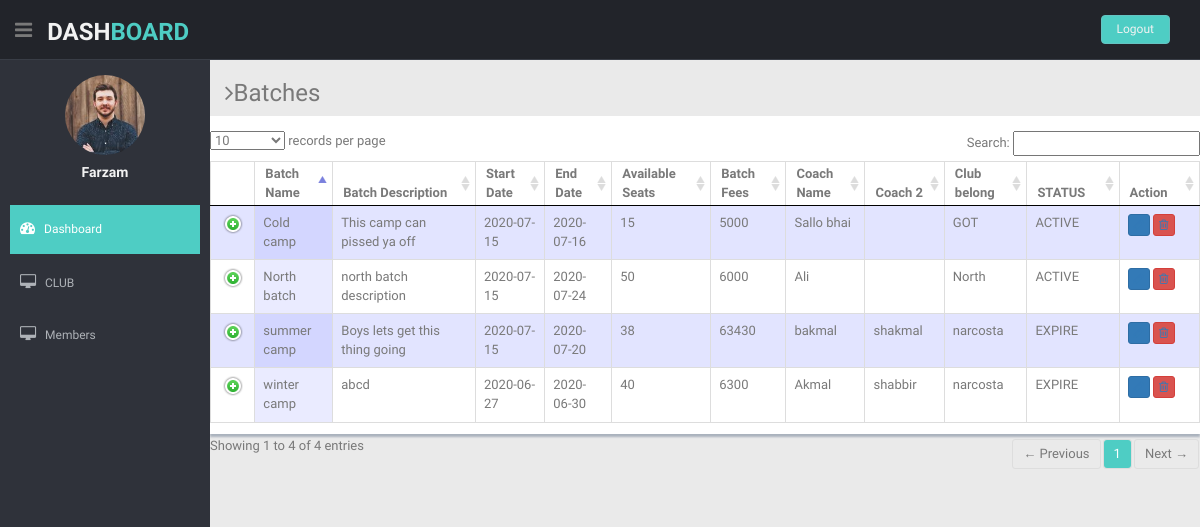
/Dashboard/clubBatch.php (signed in), run on the app's committed database.
### tables this page shows
CREATE TABLE `training_batch` (
  `batch_code` int(11) NOT NULL,
  `batch_name` varchar(50) NOT NULL,
  `batch_des` varchar(250) NOT NULL,
  `club_code` int(11) NOT NULL,
  `start_date` date NOT NULL,
  `end_date` date NOT NULL,
  `member_limit` int(3) NOT NULL,
  `eligible_criteria` varchar(150) DEFAULT NULL,
  `fees` int(7) NOT NULL,
  `coach_name` varchar(100) NOT NULL,
  `coach_name2` varchar(150) DEFAULT NULL,
  `status` varchar(50) NOT NULL
);

CREATE TABLE `register_club` (
  `club_code` int(11) NOT NULL,
  `club_name` varchar(150) NOT NULL,
  `club_des` varchar(250) NOT NULL,
  `joining_date` date NOT NULL,
  `club_president` varchar(50) NOT NULL,
  `club_president_num` varchar(150) NOT NULL,
  `club_secretary` varchar(50) NOT NULL,
  `club_secretary_num` varchar(150) NOT NULL,
  `relation_with_club` varchar(15) NOT NULL
);

### Dashboard/clubBatch.php (the view, shortened to what this page needs)
<?php include 'connection.php';
    $q = "SELECT * FROM `training_batch`";
    $r = mysqli_query($conn,$q);
?>
<!DOCTYPE html>
<html lang="en">
<head>
  <link href="lib/bootstrap/css/bootstrap.min.css" rel="stylesheet">
  <link href="lib/font-awesome/css/font-awesome.css" rel="stylesheet" />
  <link href="lib/advanced-datatable/css/demo_page.css" rel="stylesheet" />
  <link href="lib/advanced-datatable/css/demo_table.css" rel="stylesheet" />
  <link rel="stylesheet" href="lib/advanced-datatable/css/DT_bootstrap.css" />
  <link href="css/style.css" rel="stylesheet">
  <link href="css/style-responsive.css" rel="stylesheet">
</head>
<body>
  <section id="container">
      <?php include 'header.php'; ?>
    <section id="main-content">
      <section class="wrapper">
        <h3><i class="fa fa-angle-right"></i>Batches</h3>
        <div class="row mb">
          <div class="content-panel">
            <div class="adv-table">
              <table cellpadding="0" cellspacing="0" border="0" class="display table table-bordered" id="hidden-table-info">
            <thead>
                  <tr>
                    <th>Batch Name</th>
                    <th>Batch Description</th>
                    <th>Start Date</th>
                    <th>End Date</th>
                    <th>Available Seats</th>
                    <th>Batch Fees</th>
                    <th>Coach Name</th>
                    <th>Coach 2</th>
                    <th>Club belong</th>
                    <th>STATUS</th>
                    <th>Action</th>
                  </tr>
            </thead>
            <tbody>
            <?php while($row = mysqli_fetch_assoc($r)) {?>
                  <tr>
                    <?php
                      $q3 = "SELECT * FROM `register_club` WHERE `club_code`='$row[club_code]'";
                      $r3 = mysqli_query($conn,$q3);
                      $club = mysqli_fetch_assoc($r3);
                  ?>
                    <td><?php echo $row['batch_name']; ?></td>
                    <td><?php echo $row['batch_des']; ?></td>
                    <td><?php echo $row['start_date']; ?></td>
                    <td><?php echo $row['end_date']; ?></td>
                    <td><?php echo $row['member_limit']; ?></td>
                    <td><?php echo $row['fees']; ?></td>
                    <td><?php echo $row['coach_name']; ?></td>
                    <td><?php echo $row['coach_name2']; ?></td>
                    <td><?php echo $club['club_name']; ?></td>
                    <td><?php echo $row['status']; ?></td>
                    <td>
                      <button class="btn btn-primary btn-xs"><a href="clubBatchForm.php?batchcode=<?php echo $row['batch_code']?>&stat=Edit"><i class="fa fa-pencil"></i></a></button>
                      <button class="btn btn-danger btn-xs"><a href="clubBatchForm.php?batchcode =<?php echo $row['batch_code']?>&stat=Delete"><i class="fa fa-trash-o "></i></a></button>
                    </td>
                    <?php } ?>
                 </tr>
            </tbody>
              </table>
            </div>
          </div>
        </div>
      </section>
    </section>
  </section>
</body>
</html>

### Dashboard/css/style.css (style rules this page uses)
body { color: #797979; background: #eaeaea; font-family: 'Ruda', sans-serif; padding: 0px !important; margin: 0px !important; font-size:13px; }
a, a:hover, a:focus { text-decoration: none; outline: none; }
#container { width: 100%; height: 100%; }
.mb { margin-bottom: 25px; }
#main-content { margin-left: 210px; }
.wrapper { display: inline-block; margin-top: 60px; padding-left: 15px; padding-right: 15px; padding-bottom: 15px; padding-top: 0px; width: 100%; }
.content-panel { background: #ffffff; box-shadow: 0px 3px 2px #aab2bd; padding-top: 15px; padding-bottom: 5px; }

### data on the page
training_batch: batch_name "winter camp", batch_des "abcd", start_date "2020-06-27", end_date "2020-06-30", member_limit "40", fees "6300", coach_name "Akmal", coach_name2 "shabbir", club_code.club_name "narcosta", status "EXPIRE"
training_batch: batch_name "summer camp", batch_des "Boys lets get this thing going", start_date "2020-07-15", end_date "2020-07-20", member_limit "38", fees "63430", coach_name "bakmal", coach_name2 "shakmal", club_code.club_name "narcosta", status "EXPIRE"
training_batch: batch_name "Cold camp", batch_des "This camp can pissed ya off", start_date "2020-07-15", end_date "2020-07-16", member_limit "15", fees "5000", coach_name "Sallo bhai", club_code.club_name "GOT", status "ACTIVE"
training_batch: batch_name "North batch", batch_des "north batch description", start_date "2020-07-15", end_date "2020-07-24", member_limit "50", fees "6000", coach_name "Ali", club_code.club_name "North", status "ACTIVE"

### other printed values
$_SESSION['name'] "Farzam"
